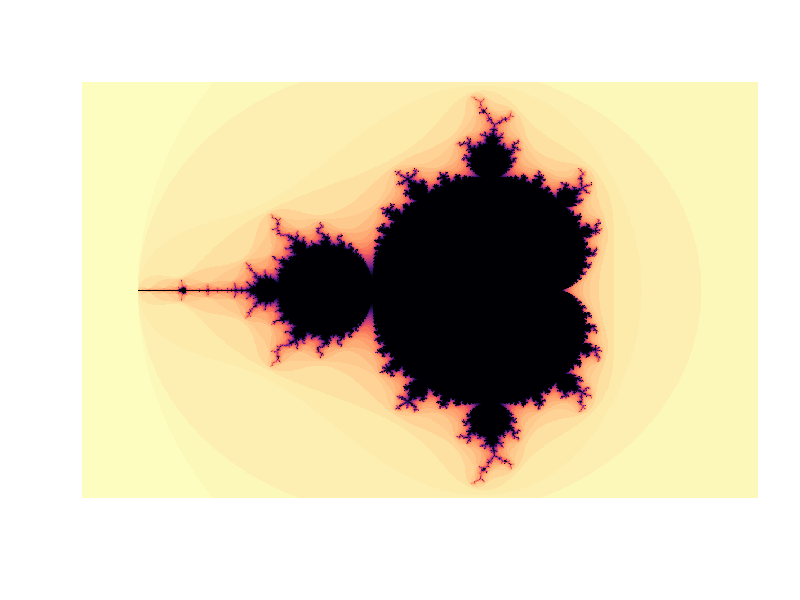

Generate this figure with R:
library(tidyverse)
library(ggraph)
library(viridis)

# resolution
xPixels <- 1200
yPixels <- 800

# range in a complex plane
xRange <- 3.6;
yRange <- 2.4;

# axes
x <- xRange * ((1 - xPixels / 2) : (xPixels / 2)) / xPixels - 0.5
y <- yRange * ((1 - yPixels / 2) : (yPixels / 2)) / yPixels

#definition of the function calculating the Mandelbrot set
mandelbrot <- function(x, y, maxIteration) {
  c = outer(x, 1i * y, '+') %>% c()        # creating a complex grid c
  result = rep(0.0, length(c))             # container for resulting data
  
  # for each point in the complex plane we check if it belongs to the Mandelbrot set
  for(ic in 1:length(c)) {
    z = c[ic]
    iteration = 0
    while(iteration < maxIteration) {
      if(abs(z) > 2.0) {
        result[ic] = 1.0 - (iteration / maxIteration)
        break
      }
      iteration = iteration  + 1
      z = z * z + c[ic]
    }
  }
  # returned value is a divergance speed that one may use as a color function
  # value 0 means that the sequence converges, i.e. point belongs to the Mandelbrot set
  return(result)
}

divergence <- mandelbrot(x, y, 100)

colorMap <- matrix(atan(5 * divergence**10), nrow = xPixels, byrow = FALSE)
image(colorMap, col = magma(100), axes = FALSE)
